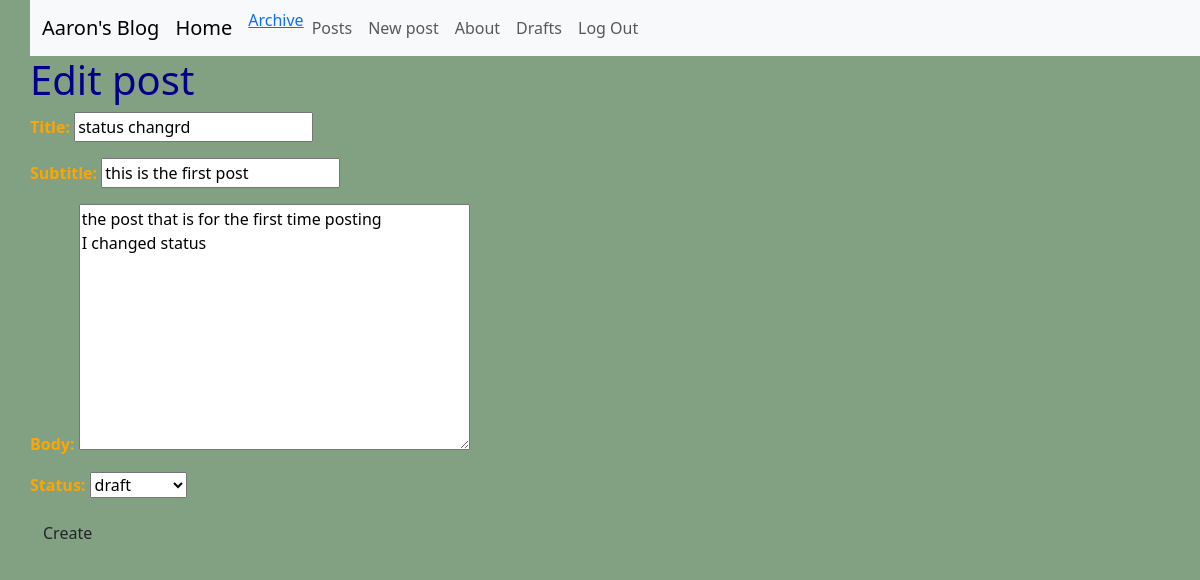
The app's page /posts/1/edit/ (signed in) with its own data.
### posts/models.py (models this page shows, shortened)
class Post(models.Model):
    title = models.CharField(max_length=133)
    subtitle = models.CharField(max_length=333)
    author = models.ForeignKey(
        get_user_model(),
        on_delete=models.CASCADE
    )
    body = models.TextField()
    creat_on = models.DateTimeField(auto_now_add=True)
    status = models.ForeignKey(
        Status,
        on_delete=models.CASCADE,
        null=True, default=None
    )

### posts/views.py (the view)
# urls.py: path("<int:pk>/edit/", views.PostUpdateView.as_view(), name="post_edit"),
class PostUpdateView(LoginRequiredMixin, UserPassesTestMixin, UpdateView):
    template_name = 'posts/edit.html'
    model = Post
    fields = ['title','subtitle','body', "status"]
    def test_func(self):
        post = self.get_object()
        return post.author == self.request.user

### posts/models.py (called while the page is built)
    def __str__(self):
        return self.name

### templates/posts/edit.html (shortened to what this page needs)
{% extends 'base.html' %}
{% block content %}
<h1>Edit post</h1>
<form method="POST">
    {{ form.as_p  }}
    <input type="submit" value="Create" class="btn">
</form>
{% endblock content %}

### static/css/base.css (style rules this page uses)
body { background-color: rgb(130, 160, 130); padding-left: 30px; }
h1 { color:darkblue; }
p { font-weight: 700; color: orange; }

### records on screen
Post: title "status changrd", subtitle "this is the first post", body "the post that is for the first time posting I changed status", status "draft"
